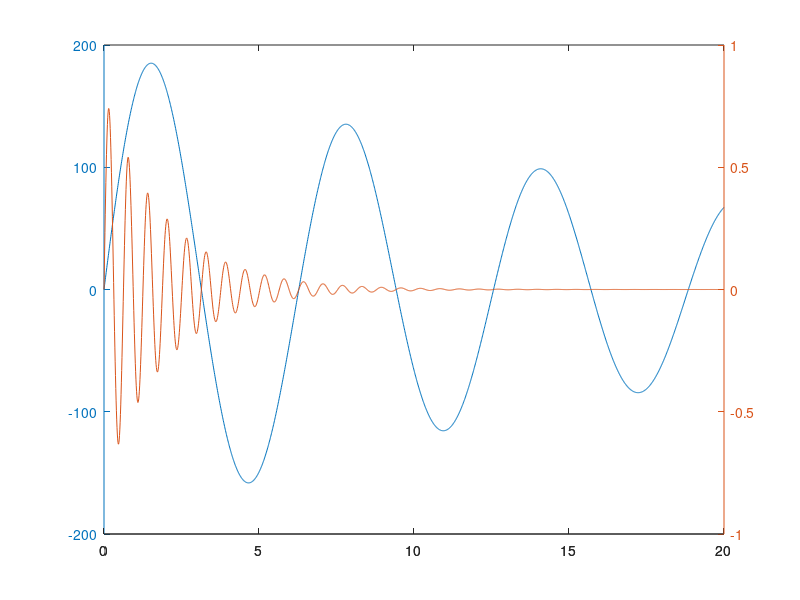

The MATLAB source for this figure:
%1. 二维平面图
%多行注释CTRL 人， 取消ctrl t
% x = 0:0.01:2*pi;
% y = sin(x);
% figure %建立一个幕布
% plot(x,y)
% title("y = sin(x)")
% xlabel("x")
% ylabel("sin(x)")
% xlim([0 2*pi]) 


x = 0:0.01:20;
y1 = 200*exp(-0.05*x).*sin(x);
y2 = 0.8*exp(-0.5*x).*sin(10*x);
figure
[AX,H1,h2] = plotyy(x,y1,x,y2,"plot");


